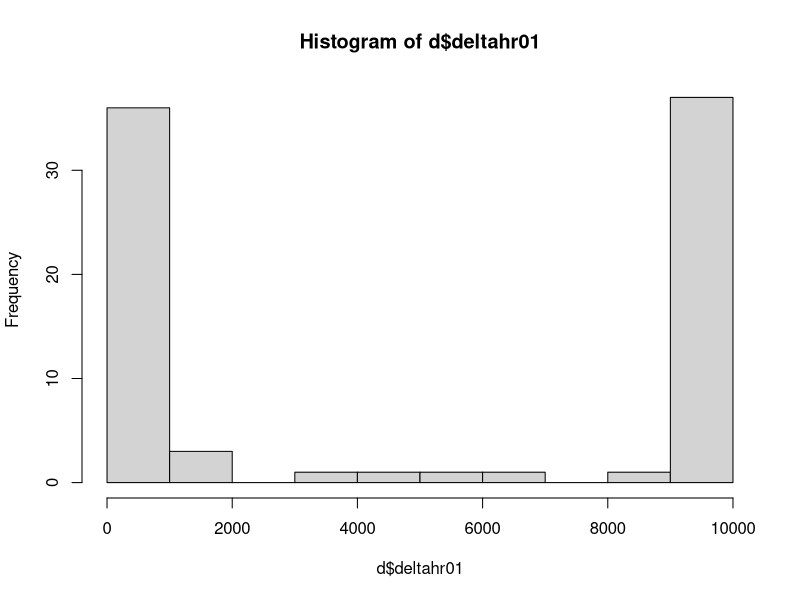
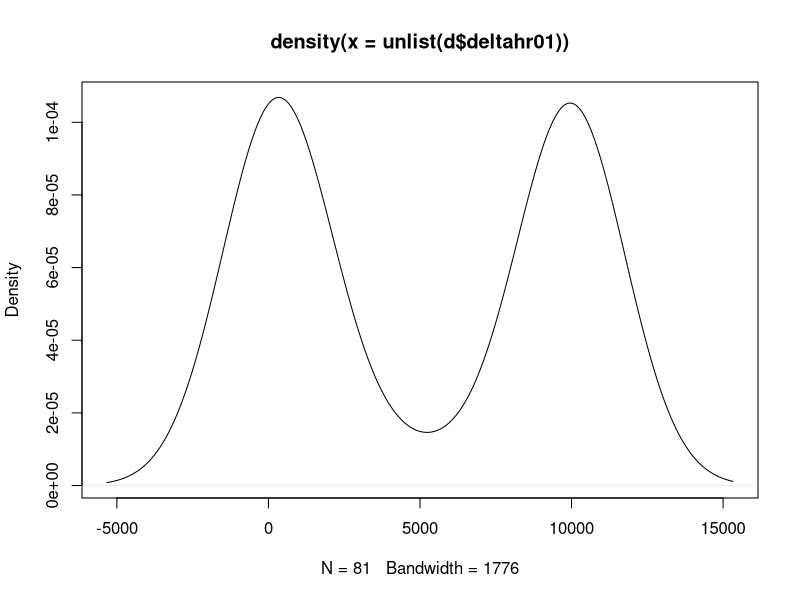
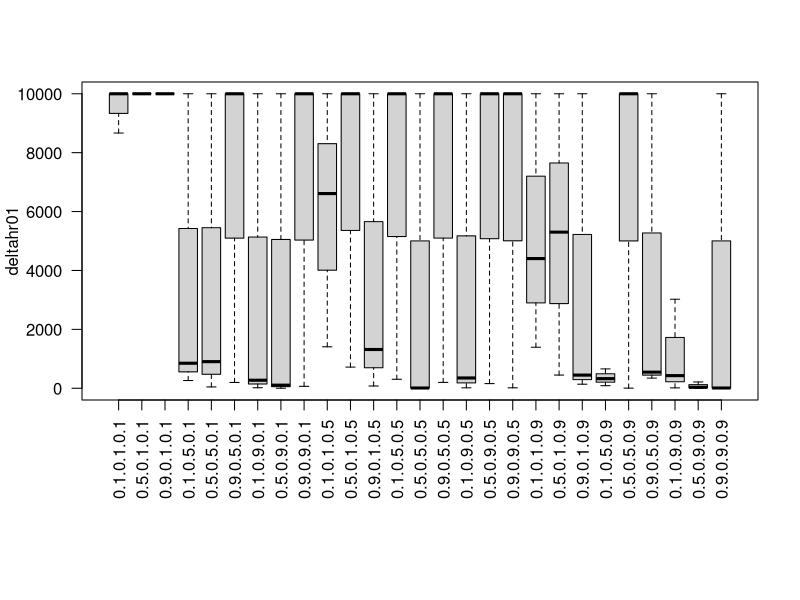
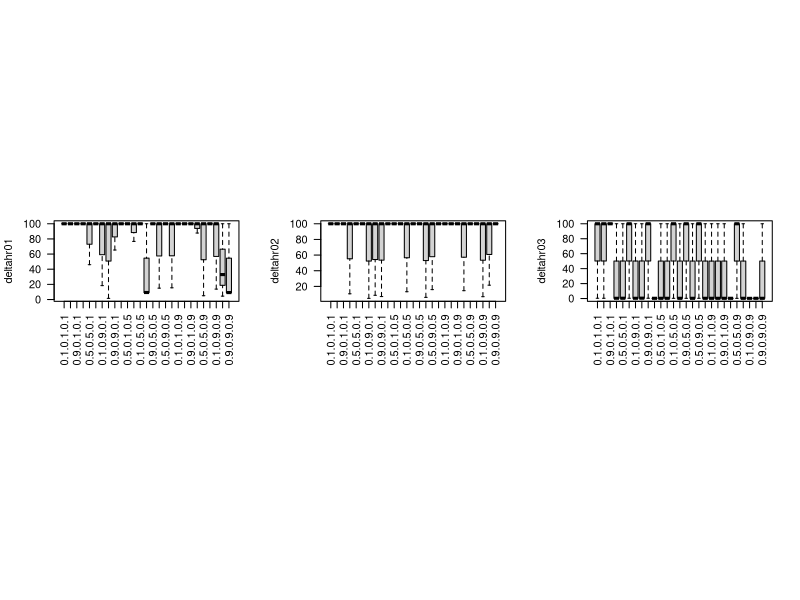

These figures' R source, in order: (Note: this script raises an error after producing the figures.)
library(msm)

process <- function(n,l01,l02,l12,censor1=NULL,censor2=NULL,seed=1){
  set.seed(seed)
  if(is.null(censor1) | is.null(censor2)){
    t1 <- rexp(n,l01+l02) #temps de passage de 0 à 1 ou 0 à 2
    s1 <- rbinom(n,1,l02/(l01+l02))+1 #détermination de l'état atteint (1 ou 2)
    t2 <- rexp(n,l12) #temps de passage de l'état 1 à 2 à partir du temps d'arrivée à 1
    df <- data.frame("DSS"=rep(1,n),"DSS.time"=ifelse(s1==1,t1+t2,t1),
                     "PFI"=rep(1,n),"PFI.time"=t1,
                     "T01"=-(s1-2),"T01.time"=t1,
                     "T02"=s1-1,"T02.time"=ifelse(s1==2,t1,t1+t2),
                     "T12"=-(s1-2),"T12.time"=ifelse(s1==1,t2,0))
  }
  else{
    t1 <- rexp(n,l01+l02+censor1) #temps de passage de 0 à 1 ou 0 à 2
    s1 <- apply(rmultinom(n, size = 1, prob = c(censor1/(l01+l02+censor1),l01/(l01+l02+censor1),l02/(l01+l02+censor1)))==1,2,which)-1 #détermination de l'état atteint (1 ou 2)
    t2 <- rexp(n,l12+censor2)
    s2 <- rbinom(n,1,l12/(l12+censor2))
    df <- data.frame("DSS"=ifelse(s1 > 0,1,0),"DSS.time"=ifelse(s1==1,t1+t2,t1),
                     "PFI"=ifelse(s1 > 0,1,0),"PFI.time"=t1,
                     "T01"=ifelse(s1==1,1,0),"T01.time"=t1,
                     "T02"=ifelse(s1-1 > 0,1,0),"T02.time"=ifelse(s1==2 | s1==0,t1,t1+t2),
                     "T12"=ifelse(s1==1 & s2==1,1,0),"T12.time"=ifelse(s1==1,t2,0))
  }
  return(df)
}

covar_creation <- function(df_new,p1,p2,p3num,p3denom,total,seed=1){
  set.seed(seed)
  covar <- rep(0,nrow(df_new))
  covar[df_new$T01==1] <- sample(0:1,sum(df_new$T01==1),replace = TRUE,prob = c(1-p1,p1))
  covar[df_new$T02==1] <- sample(0:1,sum(df_new$T02==1),replace = TRUE,prob = c(1-p2,p2))
  deja_pris <- sum(df_new$T01==1 & covar==1)
  if(deja_pris < 25) covar[df_new$T12==1 & df_new$T01==0] <- sample(0:1,size=sum(df_new$T12==1)-deja_pris,replace = TRUE,prob = c(1-(p3num-deja_pris)/(p3denom-deja_pris),(p3num-deja_pris)/(p3denom-deja_pris)))
  non_pris <- sum(df_new$T01==0 & df_new$T02==0 & df_new$T12==0)
  if(total-sum(covar) > 0) covar[df_new$T01==0 & df_new$T02==0 & df_new$T12==0] <- sample(0:1,non_pris,replace = TRUE,prob=c(1-(total-sum(covar))/non_pris,(total-sum(covar))/non_pris))
  return(covar)
}

df_msm_creation <- function(df_new){
  indiv_msm <- c((1:nrow(df_new)),
                 (1:nrow(df_new))[(df_new$T01.time < df_new$T02.time) & df_new$T01==1],
                 (1:nrow(df_new))[df_new$T12.time > 0 & df_new$T12==1],
                 (1:nrow(df_new))[df_new$T12.time > 0 & df_new$T12==0],
                 (1:nrow(df_new))[df_new$T02 == 1],
                 (1:nrow(df_new))[df_new$T02 == 0 & df_new$T01==0])
  state_msm <- c(rep(1,nrow(df_new)),
                 rep(2,sum((df_new$T01.time < df_new$T02.time) & df_new$T01==1)),
                 rep(3,sum(df_new$T12.time > 0 & df_new$T12==1)),
                 rep(2,sum(df_new$T12.time > 0 & df_new$T12==0)),
                 rep(3,sum(df_new$T02 == 1)),
                 rep(1,sum(df_new$T02 == 0 & df_new$T01==0)))
  time_msm <- c(rep(0,nrow(df_new)),
                df_new$T01.time[(df_new$T01.time < df_new$T02.time) & df_new$T01==1],
                (df_new$T12.time + df_new$T01.time)[df_new$T12.time > 0 & df_new$T12==1],
                (df_new$T12.time + df_new$T01.time)[df_new$T12.time > 0 & df_new$T12==0],
                df_new$T02.time[df_new$T02 == 1],
                df_new$T02.time[df_new$T02 == 0 & df_new$T01==0])
  df_msm <- data.frame("indiv"=indiv_msm,"state"=state_msm,"time"=time_msm)
  df_msm <- df_msm[order(df_msm$indiv,df_msm$time),]
  rownames(df_msm) <- 1:nrow(df_msm)
  return(df_msm)
}

n <- 1000
Qmat <- matrix(c(1,1,1,0,1,1,0,0,0),ncol=3,byrow = TRUE)
val01 <- seq(0.1,0.9,0.4)
val02 <- seq(0.1,0.9,0.4)
val12 <- seq(0.1,0.9,0.4)


# val01 = .6; val02 = .2; val12 = .3; # BRCA
# val01 = .03; val02 = .01; val12 = .2; # BRCA crud init

# val01 = .7; val02 = .1; val12 = .5; # OV



res01 <-rep(NA,length(val01))
res02 <-rep(NA,length(val02))
res12 <-rep(NA,length(val12))

#ajouter paramètre set.seed()
#grid.search()
#10% de censure
#outcome : taille de l'intervalle de confiance
#grille tous les seq(0.1,0.9,0.2)  125 points 
#réplicats 3 fois
#fonction covar seed
res = NULL
for(seed in 1:3){
  for(i in 1:length(val01)){
    for(j in 1:length(val02)){
      for(k in 1:length(val12)){
        i01 = val01[[i]]
        i02 = val02[[j]]
        i12 = val12[[k]]
        print(paste("******", i01,i02,i12, seed))
        df_new <- process(n=n,i01,i02,i12,0.001,0.35,seed)
        df_msm <- df_msm_creation(df_new)
        covar <- covar_creation(df_new,42/98,16/33,25,46,257,seed)
        df_msm[["covar"]] <- covar[df_msm$indiv]
        msm_simu <- msm(state~time, subject=indiv,data=df_msm, gen.inits=TRUE, qmatrix= Qmat, deathexact = 3, covariates = ~covar)
        hazards <- hazard.msm(msm_simu)[[1]]
        if(dim(hazards)[2] == 1){
          deltahr01 = 10000
          deltahr02 = 10000
          deltahr03 = 10000
        } else{
          deltahr01 =  hazards[1,3]-hazards[1,2]
          deltahr02 =  hazards[2,3]-hazards[2,2]
          deltahr03 =  hazards[3,3]-hazards[3,2]
        }
        ret = c(i01=i01, i02=i02, i12=i12, seed=seed, deltahr01=deltahr01, deltahr02=deltahr02, deltahr03=deltahr03)
        ret
        if (is.null(res)) {
          res= ret
        } else {
          res = rbind(res, ret)
        }
      }  
    }
  }
}

print(res)



d = data.frame(res)
head(d)

d[d$deltahr01 > 10000,]$deltahr01 = 10000
hist(d$deltahr01)
plot(density(unlist(d$deltahr01)))
 
m = lm(deltahr01~i01*i02*i12 , d)
anova(m)

head(d)

d$i01 = as.factor(d$i01)
d$i02 = as.factor(d$i02)
d$i12 = as.factor(d$i12)

m = lm(deltahr01~i01*i02*i12 , d)
anova(m)

par(mar=c(10, 4.1, 4.1, 2.1))
boxplot(deltahr01~i01*i02*i12, d, las=2, xlab="")
par(mar=c(5.1, 4.1, 4.1, 2.1))


d[d$deltahr01 > 100,]$deltahr01 = 100
d[d$deltahr02 > 100,]$deltahr02 = 100
d[d$deltahr03 > 100,]$deltahr03 = 100

m = lm(deltahr01~i01*i02*i12 , d)
anova(m)

# BRCA 0.6, 0.2, 0.3
# OV 0.7, 0.1, 0.5
par(mar=c(10, 4.1, 4.1, 2.1))
layout(matrix(1:3,1), respect=TRUE)
boxplot(deltahr01~i01*i02*i12, d, las=2, xlab="")
boxplot(deltahr02~i01*i02*i12, d, las=2, xlab="")
boxplot(deltahr03~i01*i02*i12, d, las=2, xlab="")
par(mar=c(5.1, 4.1, 4.1, 2.1))





stop()













mat_res01 <- matrix(res01,byrow = TRUE,ncol=3)[order(x),]
mat_res02 <- matrix(res02,byrow = TRUE,ncol=3)[order(x),]
mat_res12 <- matrix(res12,byrow = TRUE,ncol=3)[order(x),]
x <- x[order(x)]

par(mfrow=c(1,3),mar=rep(2,4))
plot(x,mat_res01[,1],type="l",ylim=c(0,10))
points(x,mat_res01[,2],type="l",col=2,lty=2)
points(x,mat_res01[,3],type="l",col=2,lty=2)
abline(h=1,lty=2,col=3)

plot(x,mat_res02[,1],type="l",ylim=c(0,10))
points(x,mat_res02[,2],type="l",col=2,lty=2)
points(x,mat_res02[,3],type="l",col=2,lty=2)
abline(h=1,lty=2,col=3)

plot(x,mat_res12[,1],type="l",ylim=c(0,10))
points(x,mat_res12[,2],type="l",col=2,lty=2)
points(x,mat_res12[,3],type="l",col=2,lty=2)
abline(h=1,lty=2,col=3)

#pour BRCA T01 <- 98
# T02 <- 33
# T12 <- 46
# T01 III- IV <- 42
# T02 III- IV <- 16
# T12 III- IV <- 25

# df_new <- process(n=n,0.6,0.2,0.3,0.01,0.35,1)
# sum(df_new$T01==1)
# sum(df_new$T02==1)
# sum(df_new$T12==1)

# obs: diminuer le rapport l01/l02 augmente instabilité ?
